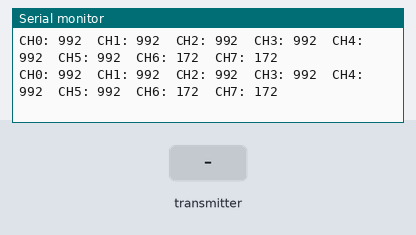
This sketch was run on a simulated ESP32. On the bench: the last lines printed to the serial monitor. Inputs (shaded band) come from the test bench.

Above: at 2.2 s.
2.3 s: the transmitter starts sending ch.0 = 172
At 3.0 s:
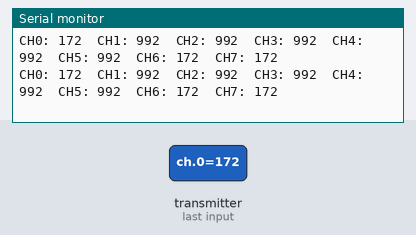
3.8 s: the transmitter starts sending ch.1 = 172
At 4.8 s:
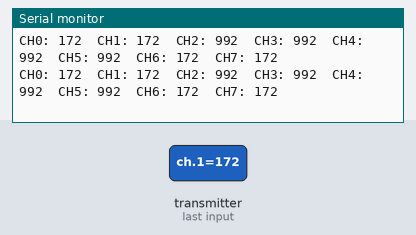
5.3 s: the transmitter starts sending ch.2 = 172
At 5.9 s:
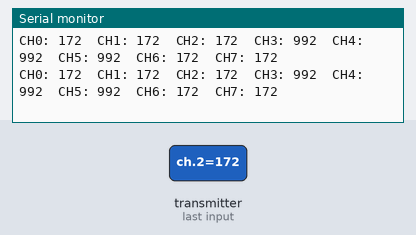
6.8 s: the transmitter starts sending ch.3 = 1811
At 7.4 s:
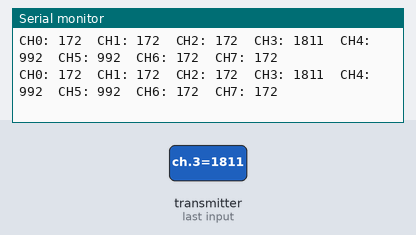
9.8 s: the transmitter starts sending ch.4 = 172
At 10.9 s:
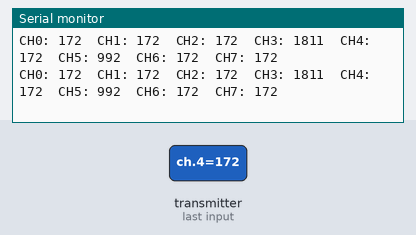
11.3 s: the transmitter starts sending ch.5 = 172
At 12.4 s:
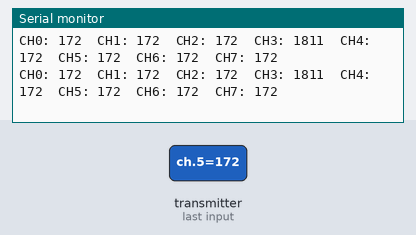

Measured:
- after the input at 2.3 s, the serial monitor: prints a new line at once (image 1)
- after the input at 3.8 s, the serial monitor: prints a new line at once (image 2)
- after the input at 5.3 s, the serial monitor: prints a new line at once (image 3)
- after the input at 6.8 s, the serial monitor: prints a new line at once (image 4)
- after the input at 9.8 s, the serial monitor: prints a new line at once (image 5)
- after the input at 11.3 s, the serial monitor: prints a new line at once (image 6)

The sketch:

rx_jumper_esp32.ino
```cpp
#include <Arduino.h>
#include <HardwareSerial.h>
#include "sbus.h"  // thư viện SBUS từ lib/sbus

#define RX1_PIN 16  // GPIO16 nhận tín hiệu SBUS

// Tạo cổng UART1 cho SBUS
HardwareSerial SerialSBUS(1);

// Khởi tạo SBUS reader
bfs::SbusRx sbus(&SerialSBUS, RX1_PIN, -1, true);  // RX, TX = -1 (không dùng), inverted = true

void setup() {
  Serial.begin(115200);
  delay(1000);
  Serial.println("🔌 ESP32 SBUS Receiver Started");

  // Bắt đầu UART1 với SBUS settings: 100000 baud, 8E2
  SerialSBUS.begin(100000, SERIAL_8E2, RX1_PIN, -1);

  // Bắt đầu nhận SBUS
  sbus.Begin();
}

void loop() {
  if (sbus.Read()) {
    const bfs::SbusData &data = sbus.data();

    // In 8 kênh đầu
    for (int i = 0; i < 8; i++) {
      Serial.print("CH");
      Serial.print(i);
      Serial.print(": ");
      Serial.print(data.ch[i]);
      Serial.print("  ");
    }

    Serial.println();
    delay(10);
  }
}
```
